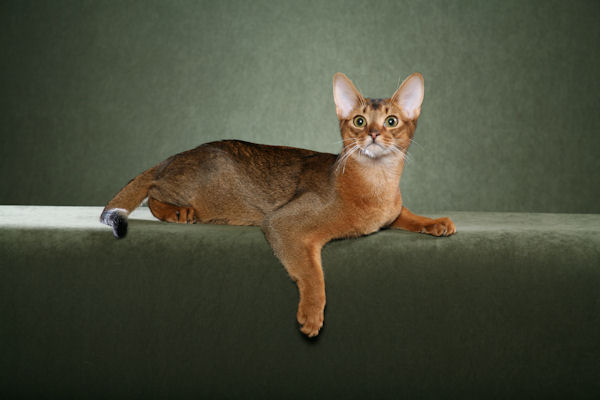
#> input picture 2/images/Abyssinian_1.jpg, 600 x 400 px
$ jupyter execute 5.OpenCV.ipynb
#> lines starting #> are read from the running program, lines starting #| are printed output that depends on the picture
# OpenCV

Library aimed on computer vision.

[cell 1]
import cv2
from matplotlib import pyplot as plt

#### Beware of BGR format!

This is the question I asked Dr. Gary Bradski, founder of OpenCV, when I met him at a conference a few months back, although I left out the part about everybody and their aunts using RGB. He answered my question with another question.

“Why is the the US standard railroad gauge 4 feet, 8.5 inches?”

The answer to that question of course is “Because of Roman horse’s ass!”

https://learnopencv.com/why-does-opencv-use-bgr-color-format/

[cell 2]
img = cv2.imread('images/Abyssinian_1.jpg')
#> img is the input picture: shape (400, 600, 3); mean B, G, R 58.5, 76, 74.2
print(f'Loaded image is of a type: {type(img)} with {img.shape} dimensions.')
#| Loaded image is of a type: <class 'numpy.ndarray'> with (400, 600, 3) dimensions.
plt.imshow(cv2.cvtColor(img, cv2.COLOR_BGR2RGB))

### Draw boundig box

Bounding box could be defined in different ways.

This concrete format is defined by coordinates of lower left and upper right corner.

[cell 3]
X_0 = 333
Y_0 = 72
X_1 = 425
Y_1 = 158

BOTTOM_LEFT = (X_0, Y_0)
UPPER_RIGHT = (X_1, Y_1)

Drawing rectangle to picture.

[cell 4]
# red, remember OpenCV is working with BGR colors
BOUNDING_BOX_COLOR = (0, 0, 255)
BOUNDING_BOX_THICKNESS = 2

# I am passing copy because OpenCV alters original image which is something I don't want to
rectangle = cv2.rectangle(img.copy(), BOTTOM_LEFT, UPPER_RIGHT, (0, 0, 255), BOUNDING_BOX_THICKNESS)
plt.imshow(cv2.cvtColor(rectangle, cv2.COLOR_BGR2RGB))
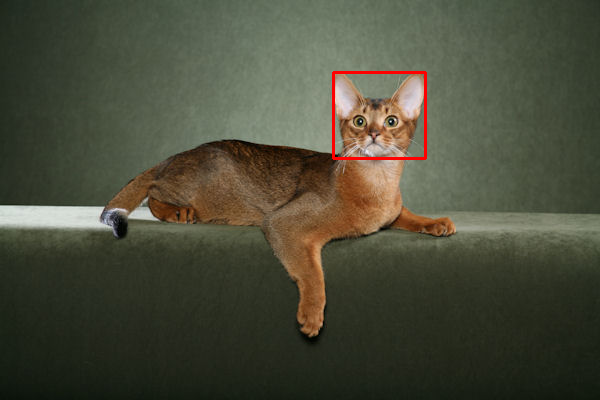
#> shown: shape (400, 600, 3); mean R, G, B 74.8, 75.4, 58

Cropping image that could serve as an input to machine learning model training.

[cell 5]
# OpenCV uses for indexing Y,X
crop_img = img[Y_0:Y_1, X_0:X_1]
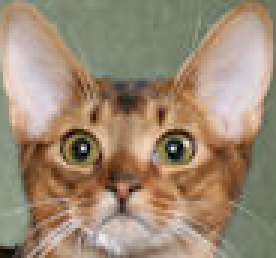
#> crop_img: shape (86, 92, 3) (shown 3 times larger); mean B, G, R 115.6, 137.6, 156.9
plt.imshow(cv2.cvtColor(crop_img, cv2.COLOR_BGR2RGB))
